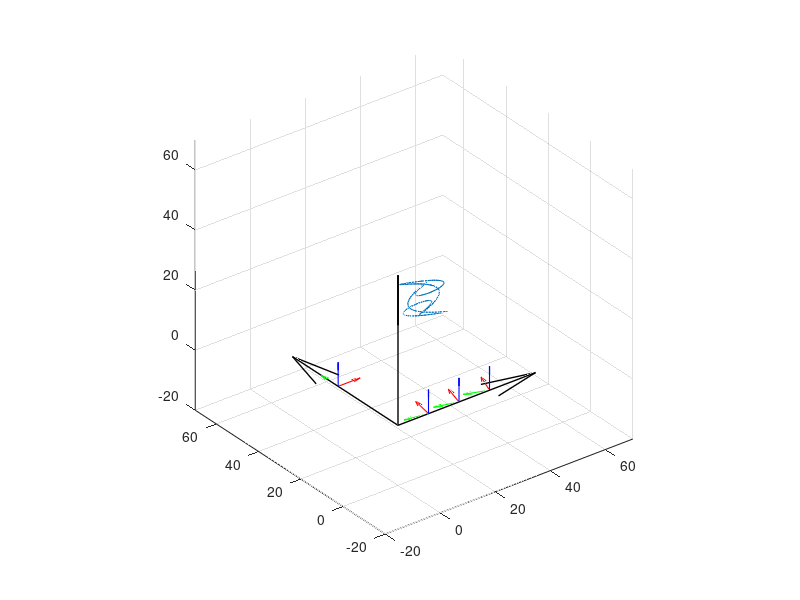

MATLAB code to generate this figure: (Note: this script raises an error after producing the figure.)
close all;
clear variables;

t = 0:1/30:15;

x = 40+5*sin(5.*t);
y = 40+5*cos(3.*t +10);
z = 10+5*sin(t);

% figure(Units = "normalized", Position=[0.0563 0.1991 0.8339 0.6157]);
figure(); hold on;
% subplot(1,2,1);
plot3(x,y,z);


% 
% figure();
% comet3(x,y,z);

cams_pos = [1.1089099908e+01 -3.3595082272e-10 -9.6773529616e-06;
            2.2178199991e+01 -7.1217698400e-11 -3.8707022709e-05;
            3.3267300250e+01 -1.9819523799e-10 -8.7093016935e-05;
            3.9329437112e-05  2.8349008236e+01 -6.2940256218e-05];

Rz = @(psi) [cos(psi), sin(psi), 0;
            -sin(psi), cos(psi), 0;
            0        , 0        ,1];

Ry = @(theta) [cos(theta), 0    , -sin(theta);
               0         , 1    , 0          ;
               sin(theta), 0    , cos(theta)];

Rx = @(phi) [1, 0       , 0       ;
             0, cos(phi), sin(phi);
             0, -sin(phi), cos(phi)];

DCM_origin2camera = @(psi, theta, phi) Rx(deg2rad(phi))*Ry(deg2rad(theta))*Rz(deg2rad(psi));


camera_angles = [80, 0, 0.0000;
                75, 0, 0;
                70, 0, 0;
                0, 0, 0.0000];

% camera_DCMs 

for i = 1:length(camera_angles)
    camera_DCMs(i,:,:) = DCM_origin2camera(camera_angles(i,1),camera_angles(i,2),camera_angles(i,3));
end 



VEC_LEN = 8;

% Draw Origin System
quiver3(0,0,0,50,0,0,"off", "Color","k","LineWidth",1);
quiver3(0,0,0,0,50,0,"off", "Color","k","LineWidth",1);
quiver3(0,0,0,0,0,50,"off", "Color","k","LineWidth",1);

% Draw Stations
for i = 1:length(cams_pos)
    pos = cams_pos(i,:);
    mat = reshape(camera_DCMs(i,:,:), 3,3)' .* VEC_LEN;

    quiver3(pos(1),pos(2),pos(3),mat(1,1),mat(2,1),mat(3,1),"off", "Color","r","LineWidth",0.8);
    quiver3(pos(1),pos(2),pos(3),mat(1,2),mat(2,2),mat(3,2),"off", "Color","g","LineWidth",0.8);
    quiver3(pos(1),pos(2),pos(3),mat(1,3),mat(2,3),mat(3,3),"off", "Color","b","LineWidth",0.8);
end
axis equal;
xlim([-20, 70]);
ylim([-20, 70]);
zlim([-20, 70]);
view(3); grid on;


%% Azimuth elevation calc

syms theta psi or2cam

cam2drone = Ry(theta)*Rz(psi);
disp(transpose(cam2drone)*[1;0;0]);

for cam_i = 1:length(camera_DCMs)
    for point_i = 1:length(x)
        Vec = [x(point_i);y(point_i);z(point_i)] - [cams_pos(cam_i,1);cams_pos(cam_i,2);cams_pos(cam_i,3)];
        Test_Length(cam_i, point_i) = norm(Vec);
        Vec = Vec./norm(Vec);

        DCM_or2cam = DCM_origin2camera(camera_angles(cam_i,1),camera_angles(cam_i,2),camera_angles(cam_i,3));
        Vec_CAM = DCM_or2cam*Vec;

        theta = -asin(Vec_CAM(3));
        azimuth = atan(Vec_CAM(2)/Vec_CAM(1));
        
        Trajectory_elev_azim(cam_i, point_i, :) = [theta, azimuth];

       
    end
end


%% Test

for cam_i = 1:length(camera_DCMs)
    for point_i = 1:length(x)
        tehta_azimuth_vec = reshape(Trajectory_elev_azim(cam_i, point_i,:),1,2);
        pos = cams_pos(cam_i,:);
        vector_cam2drone_CAM = (Ry(Trajectory_elev_azim(cam_i,point_i,1))*Rz(Trajectory_elev_azim(cam_i, point_i,2)))'*[1;0;0]*Test_Length(cam_i, point_i);
        DCM_or2cam = DCM_origin2camera(camera_angles(cam_i,1),camera_angles(cam_i,2),camera_angles(cam_i,3));
        vector_cam2drone_ORIGIN = DCM_or2cam'*vector_cam2drone_CAM;

        drone_position(cam_i, point_i,:) = pos' + vector_cam2drone_ORIGIN;
    end
end

plot3(drone_position(1,:,1),drone_position(1,:,2),drone_position(1,:,3), "r--");
plot3(drone_position(2,:,1),drone_position(2,:,2),drone_position(2,:,3), "g--");
plot3(drone_position(3,:,1),drone_position(3,:,2),drone_position(3,:,3), "k--");
plot3(drone_position(4,:,1),drone_position(4,:,2),drone_position(4,:,3), "y--");

% TEST END
%% DROP TO FILE

A = (1920/2)/tand(47);
B = (1080/2)/tand(26.1);


FILE = fopen("injection_data.csv", "w");

for point_i = 1:length(Trajectory_elev_azim(1,:,1))
    for cams_i = 1:length(camera_angles)

        pix_1 = 1920/2 - A*tan(Trajectory_elev_azim(cams_i, point_i, 2));
        pix_2 = 1080/2 + B*tan(Trajectory_elev_azim(cams_i, point_i, 1));
        
        if (pix_1 > 1920 || pix_1 < 0)
            continue;
        end
        if (pix_2 > 1080 || pix_2 < 0)
            continue;
        end
        str_write = sprintf("%.0f,%.10f,%.10f\n", cams_i,round(pix_1), round(pix_2));
%         str_write = [cams_i, pix_1, pix_2];
        fprintf(FILE,str_write);
    end
end
fclose(FILE);
disp("DONE");

return;
%% Analysis

clear Solution;
run("..//..//Logs//DataLog.m");

figure(); hold on;

% Draw Origin System
quiver3(0,0,0,50,0,0,"off", "Color","k","LineWidth",1);
quiver3(0,0,0,0,50,0,"off", "Color","k","LineWidth",1);
quiver3(0,0,0,0,0,50,"off", "Color","k","LineWidth",1);
% Original Trajectory:
p_true = plot3(x,y,z);
% Calculated Trajectory:
p_calc = plot3(Solution(:,1),Solution(:,2),Solution(:,3), "r");
legend([p_true, p_calc],"Injected", "Calculated Position");


xlabel("X");
ylabel("Y");
zlabel("Z");
axis equal;
xlim([-20, 70]);
ylim([-20, 70]);
zlim([-20, 70]);
view(3); grid on;